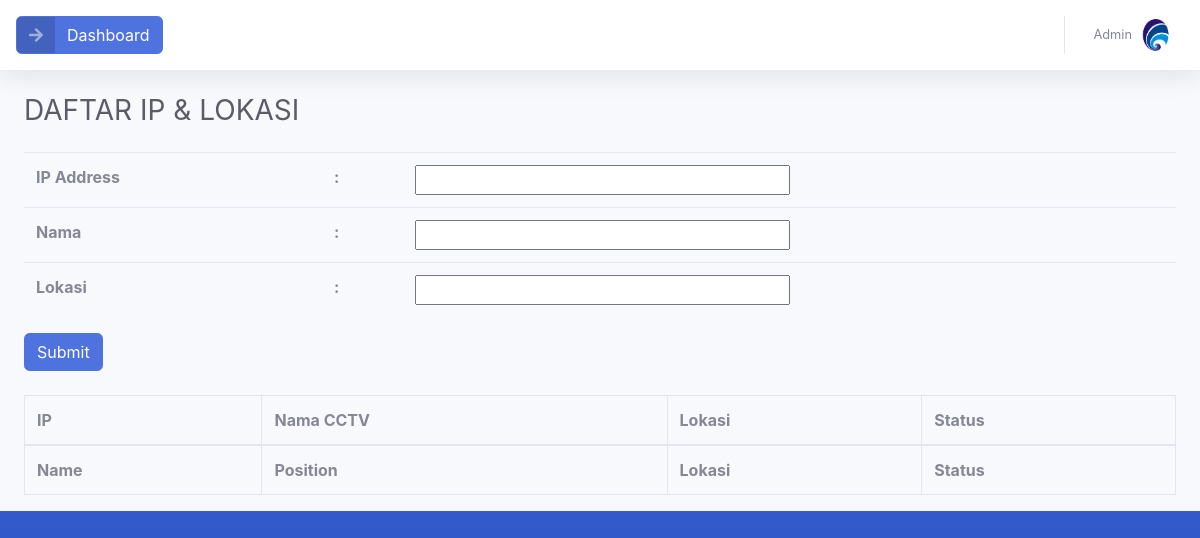
Before: /index.php/Home with the older database file.
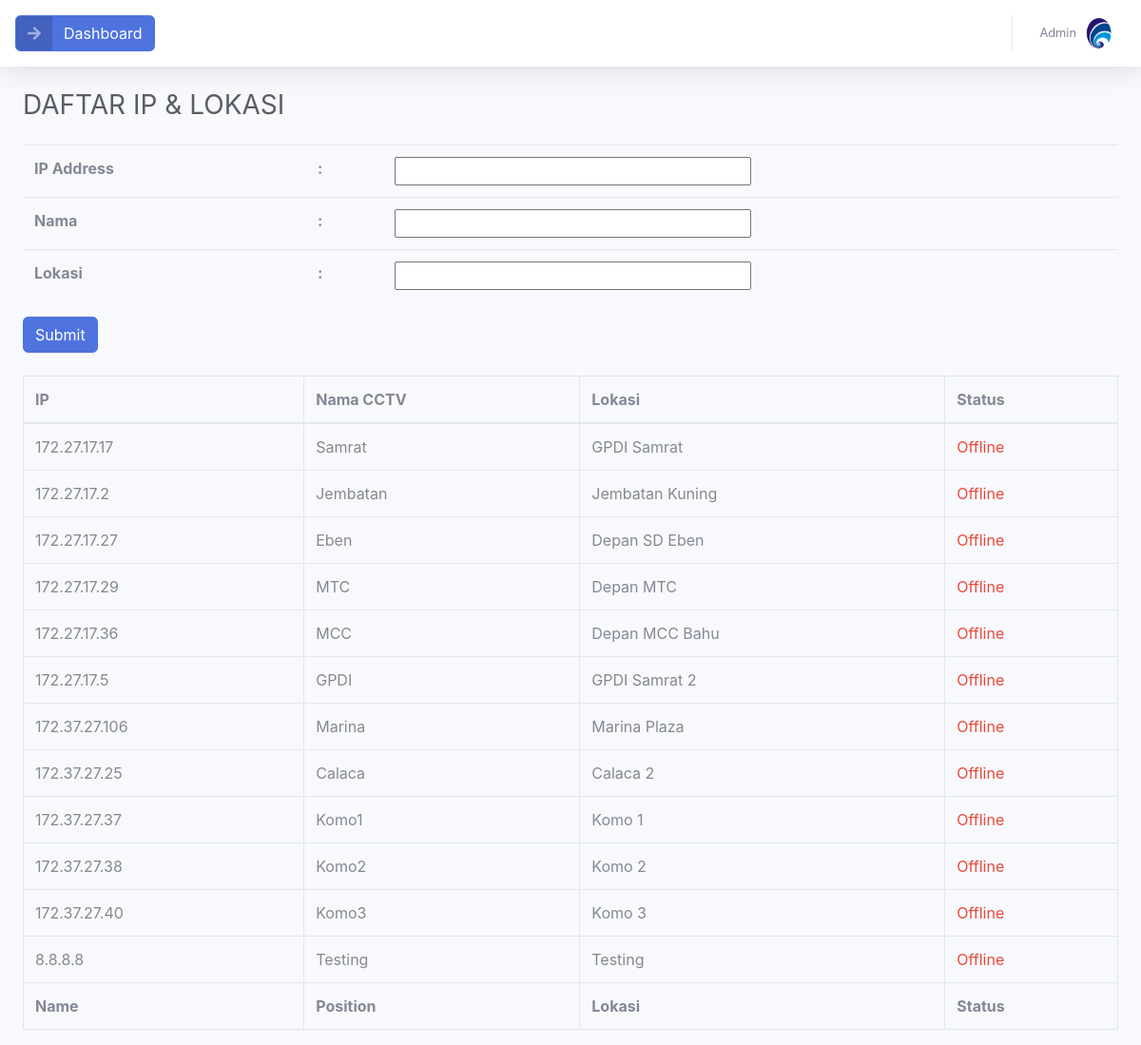
After: the same page with the newer database file.
### tables this page shows
CREATE TABLE `cctv` (
  `ip` varchar(15) NOT NULL,
  `nama` varchar(50) NOT NULL,
  `lokasi` varchar(50) NOT NULL
);

### application/controllers/Home.php (called while the page is built, shortened)
<?php
class Home extends CI_Controller
{
    public function __construct()
    {
        $this->load->model('cctv');
    }
    public function index()
    {
        $recordCctv = $this->cctv->getDataCctv();
        $data['data_cctv'] = $recordCctv;
        $data['title'] =  "Daftar CCTV";
        $this->load->view('home/Home_view', $data);
    }
}

### index.php (called while the page is built, shortened)
<?php
require_once BASEPATH.'core/CodeIgniter.php';

### application/models/cctv.php (called while the page is built, shortened)
<?php
class cctv extends CI_Model
{
    public function getDataCctv()
    {
        $this->db->select('*');
        $this->db->from('cctv');
        $query = $this->db->get();
        return $query->result();
    }
}

### application/views/home/Home_view.php (the view, shortened to what this page needs)
<!DOCTYPE html>
<html lang="en">
<head>
    <link href="<?= base_url('assets/'); ?>vendor/fontawesome-free/css/all.min.css" rel="stylesheet" type="text/css">
    <link href="<?= base_url('assets/'); ?>css/sb-admin-2.min.css" rel="stylesheet">
    <link href="vendor/datatables/dataTables.bootstrap4.min.css" rel="stylesheet">
</head>
<body class="bg-gradient-primary" id="page-top">
    <div id="wrapper">
      <div id="content-wrapper" class="d-flex flex-column">
        <div id="content">
          <nav class="navbar navbar-expand navbar-light bg-white topbar mb-4 static-top shadow">
            <a href="<?= base_url('index.php/home/dashboard') ?>" class="btn btn-primary btn-icon-split">
                <span class="icon text-white-50">
                    <i class="fas fa-arrow-right rotate-90"></i>
                </span>
                <span class="text">Dashboard</span>
            </a>
            <ul class="navbar-nav ml-auto">
              <li class="nav-item dropdown no-arrow">
                <a class="nav-link dropdown-toggle" href="#" id="userDropdown" role="button" data-toggle="dropdown" aria-haspopup="true" aria-expanded="false">
                  <span class="mr-2 d-none d-lg-inline text-gray-600 small">Admin</span>
                  <img class="img-profile rounded-circle" src="assets/img/kominfo.png" />
                </a>
              </li>
            </ul>
          </nav>
           <div class="container-fluid">
            <div class="d-sm-flex align-items-center justify-content-between mb-4">
              <h1 class="h3 mb-0 text-gray-800">DAFTAR IP & LOKASI</h1>
            </div>
                <form class="form mb-4" action="<?= base_url('index.php/home/insertip') ?>" method="post">
                  <table class="table">
                        <tr>
                            <th>IP Address</th>
                            <th>:</th>
                            <th><input  type="text" name="ip" required style="width:50%;"></th>
                        </tr>
                        <tr">
                            <th>Nama</th>
                            <th>:</th>
                            <th><input type="text" name="nama" required style="width:50%;"></th>
                        <tr>
                            <th>Lokasi</th>
                            <th>:</th>
                            <th><input type="text" name="lokasi" required style="width:50%;"></th>
                        </tr>
                        </table>
                        <input class="btn btn-primary" type="submit">
                </form>
                <table id="tabelCCTV" class="table table-bordered" width="100%" cellspacing="0">
                      <thead>
                          <tr>
                              <th>IP</th>
                              <th>Nama CCTV</th>
                              <th>Lokasi</th>
                              <th>Status</th>
                          </tr>
                      </thead>
                      <tbody>
                          <?php
                                    foreach ($data_cctv as $row) {
                                    ?>
                                        <tr>
                                            <td><?php echo $row->ip ?></td>
                                            <td><?php echo $row->nama ?></td>
                                            <td><?php echo $row->lokasi ?></td>
                                              <?php
                                              $ip = $row->ip;
                                              $ping = exec("ping -n 1 $ip", $output, $status);
                                              if ($status === 0) {
                                                  echo '<td class="text text-success">Online</td>';
                                              } else {
                                                  echo '<td class="text text-danger">Offline</td>';
                                              }
                                              ?>
                                        </tr>
                                    <?php } ?>
                      </tbody>
                      <tfoot>
                          <tr>
                              <th>Name</th>
                              <th>Position</th>
                              <th>Lokasi</th>
                              <th>Status</th>
                          </tr>
                      </tfoot>
                  </table>
                    </div>
 </body>
 </html>

Changed rows visible on the page:
added cctv: ip "172.27.17.17", nama "Samrat", lokasi "GPDI Samrat"
added cctv: ip "172.27.17.2", nama "Jembatan", lokasi "Jembatan Kuning"
added cctv: ip "172.27.17.27", nama "Eben", lokasi "Depan SD Eben"
added cctv: ip "172.27.17.29", nama "MTC", lokasi "Depan MTC"
added cctv: ip "172.27.17.36", nama "MCC", lokasi "Depan MCC Bahu"
added cctv: ip "172.27.17.5", nama "GPDI", lokasi "GPDI Samrat 2"
added cctv: ip "172.37.27.106", nama "Marina", lokasi "Marina Plaza"
added cctv: ip "172.37.27.25", nama "Calaca", lokasi "Calaca 2"
added cctv: ip "172.37.27.37", nama "Komo1", lokasi "Komo 1"
added cctv: ip "172.37.27.38", nama "Komo2", lokasi "Komo 2"
added cctv: ip "172.37.27.40", nama "Komo3", lokasi "Komo 3"
added cctv: ip "8.8.8.8", nama "Testing", lokasi "Testing"
